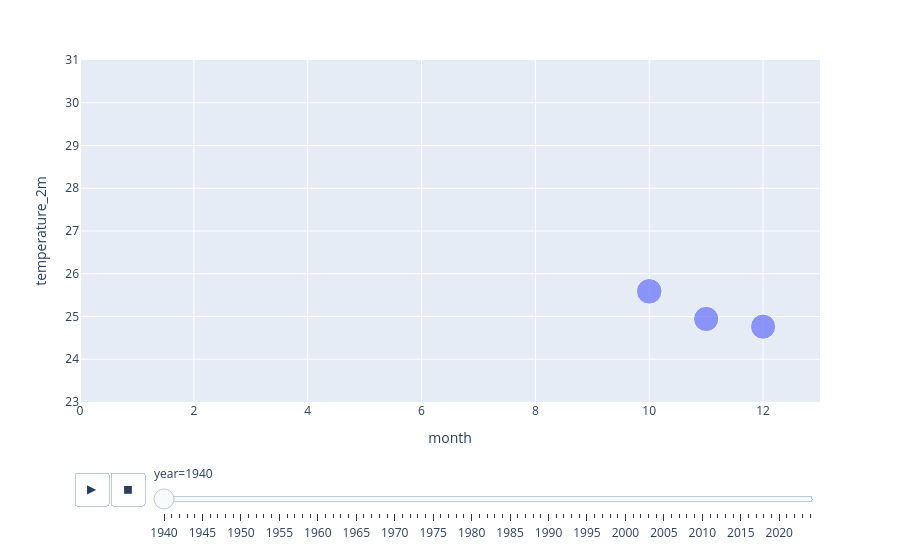

Notebook source saved alongside this figure:
### Markdown cell above
With the average temperature over the years, we can conclude to a variation of 1°C over the years but we can't really predict the degree because this variation is erratic. 

However, we can figure a tendency, not surprising given the actual news and the global warming, of a rise in the average temperatures over the years. Thanks to linear regression, the visualization is very easy.

### Code cell
fig = px.scatter(temperature_df, 'month', 'temperature_2m', size='temperature_2m', animation_frame='year', range_y=[23,31],range_x=[0,13])
fig.show()

### Figure 1 — Plotly figure (JSON) as saved in the notebook; plotly's stock layout.template omitted (floating-point values rounded to 4 significant figures)
{"data": [{"hovertemplate": "year=1940<br>month=%{x}<br>temperature_2m=%{marker.size}<extra></extra>", "legendgroup": "", "marker": {"color": "#636efa", "size": [25.59, 24.94, 24.76], "sizemode": "area", "sizeref": 0.07774, "symbol": "circle"}, "mode": "markers", "name": "", "orientation": "v", "showlegend": false, "type": "scatter", "x": [10, 11, 12], "xaxis": "x", "y": [25.59, 24.94, 24.76], "yaxis": "y"}], "layout": {"legend": {"itemsizing": "constant", "tracegroupgap": 0}, "margin": {"t": 60}, "sliders": [{"active": 0, "currentvalue": {"prefix": "year="}, "len": 0.9, "pad": {"b": 10, "t": 60}, "steps": [{"args": [["1940"], {"frame": {"duration": 0, "redraw": false}, "fromcurrent": true, "mode": "immediate", "transition": {"duration": 0, "easing": "linear"}}], "label": "1940", "method": "animate"}, {"args": [["1941"], {"frame": {"duration": 0, "redraw": false}, "fromcurrent": true, "mode": "immediate", "transition": {"duration": 0, "easing": "linear"}}], "label": "1941", "method": "animate"}, {"args": [["1942"], {"frame": {"duration": 0, "redraw": false}, "fromcurrent": true, "mode": "immediate", "transition": {"duration": 0, "easing": "linear"}}], "label": "1942", "method": "animate"}, {"args": [["1943"], {"frame": {"duration": 0, "redraw": false}, "fromcurrent": true, "mode": "immediate", "transition": {"duration": 0, "easing": "linear"}}], "label": "1943", "method": "animate"}, {"args": [["1944"], {"frame": {"duration": 0, "redraw": false}, "fromcurrent": true, "mode": "immediate", "transition": {"duration": 0, "easing": "linear"}}], "label": "1944", "method": "animate"}, {"args": [["1945"], {"frame": {"duration": 0, "redraw": false}, "fromcurrent": true, "mode": "immediate", "transition": {"duration": 0, "easing": "linear"}}], "label": "1945", "method": "animate"}, {"args": [["1946"], {"frame": {"duration": 0, "redraw": false}, "fromcurrent": true, "mode": "immediate", "transition": {"duration": 0, "easing": "linear"}}], "label": "1946", "method": "animate"}, {"args": [["1947"], {"frame": {"duration": 0, "redraw": false}, "fromcurrent": true, "mode": "immediate", "transition": {"duration": 0, "easing": "linear"}}], "label": "1947", "method": "animate"}, {"args": [["1948"], {"frame": {"duration": 0, "redraw": false}, "fromcurrent": true, "mode": "immediate", "transition": {"duration": 0, "easing": "linear"}}], "label": "1948", "method": "animate"}, {"args": [["1949"], {"frame": {"duration": 0, "redraw": false}, "fromcurrent": true, "mode": "immediate", "transition": {"duration": 0, "easing": "linear"}}], "label": "1949", "method": "animate"}, {"args": [["1950"], {"frame": {"duration": 0, "redraw": false}, "fromcurrent": true, "mode": "immediate", "transition": {"duration": 0, "easing": "linear"}}], "label": "1950", "method": "animate"}, {"args": [["1951"], {"frame": {"duration": 0, "redraw": false}, "fromcurrent": true, "mode": "immediate", "transition": {"duration": 0, "easing": "linear"}}], "label": "1951", "method": "animate"}, {"args": [["1952"], {"frame": {"duration": 0, "redraw": false}, "fromcurrent": true, "mode": "immediate", "transition": {"duration": 0, "easing": "linear"}}], "label": "1952", "method": "animate"}, {"args": [["1953"], {"frame": {"duration": 0, "redraw": false}, "fromcurrent": true, "mode": "immediate", "transition": {"duration": 0, "easing": "linear"}}], "label": "1953", "method": "animate"}, {"args": [["1954"], {"frame": {"duration": 0, "redraw": false}, "fromcurrent": true, "mode": "immediate", "transition": {"duration": 0, "easing": "linear"}}], "label": "1954", "method": "animate"}, {"args": [["1955"], {"frame": {"duration": 0, "redraw": false}, "fromcurrent": true, "mode": "immediate", "transition": {"duration": 0, "easing": "linear"}}], "label": "1955", "method": "animate"}, {"args": [["1956"], {"frame": {"duration": 0, "redraw": false}, "fromcurrent": true, "mode": "immediate", "transition": {"duration": 0, "easing": "linear"}}], "label": "1956", "method": "animate"}, {"args": [["1957"], {"frame": {"duration": 0, "redraw": false}, "fromcurrent": true, "mode": "immediate", "transition": {"duration": 0, "easing": "linear"}}], "label": "1957", "method": "animate"}, {"args": [["1958"], {"frame": {"duration": 0, "redraw": false}, "fromcurrent": true, "mode": "immediate", "transition": {"duration": 0, "easing": "linear"}}], "label": "1958", "method": "animate"}, {"args": [["1959"], {"frame": {"duration": 0, "redraw": false}, "fromcurrent": true, "mode": "immediate", "transition": {"duration": 0, "easing": "linear"}}], "label": "1959", "method": "animate"}, {"args": [["1960"], {"frame": {"duration": 0, "redraw": false}, "fromcurrent": true, "mode": "immediate", "transition": {"duration": 0, "easing": "linear"}}], "label": "1960", "method": "animate"}, {"args": [["1961"], {"frame": {"duration": 0, "redraw": false}, "fromcurrent": true, "mode": "immediate", "transition": {"duration": 0, "easing": "linear"}}], "label": "1961", "method": "animate"}, {"args": [["1962"], {"frame": {"duration": 0, "redraw": false}, "fromcurrent": true, "mode": "immediate", "transition": {"duration": 0, "easing": "linear"}}], "label": "1962", "method": "animate"}, {"args": [["1963"], {"frame": {"duration": 0, "redraw": false}, "fromcurrent": true, "mode": "immediate", "transition": {"duration": 0, "easing": "linear"}}], "label": "1963", "method": "animate"}, {"args": [["1964"], {"frame": {"duration": 0, "redraw": false}, "fromcurrent": true, "mode": "immediate", "transition": {"duration": 0, "easing": "linear"}}], "label": "1964", "method": "animate"}, {"args": [["1965"], {"frame": {"duration": 0, "redraw": false}, "fromcurrent": true, "mode": "immediate", "transition": {"duration": 0, "easing": "linear"}}], "label": "1965", "method": "animate"}, {"args": [["1966"], {"frame": {"duration": 0, "redraw": false}, "fromcurrent": true, "mode": "immediate", "transition": {"duration": 0, "easing": "linear"}}], "label": "1966", "method": "animate"}, {"args": [["1967"], {"frame": {"duration": 0, "redraw": false}, "fromcurrent": true, "mode": "immediate", "transition": {"duration": 0, "easing": "linear"}}], "label": "1967", "method": "animate"}, {"args": [["1968"], {"frame": {"duration": 0, "redraw": false}, "fromcurrent": true, "mode": "immediate", "transition": {"duration": 0, "easing": "linear"}}], "label": "1968", "method": "animate"}, {"args": [["1969"], {"frame": {"duration": 0, "redraw": false}, "fromcurrent": true, "mode": "immediate", "transition": {"duration": 0, "easing": "linear"}}], "label": "1969", "method": "animate"}, {"args": [["1970"], {"frame": {"duration": 0, "redraw": false}, "fromcurrent": true, "mode": "immediate", "transition": {"duration": 0, "easing": "linear"}}], "label": "1970", "method": "animate"}, {"args": [["1971"], {"frame": {"duration": 0, "redraw": false}, "fromcurrent": true, "mode": "immediate", "transition": {"duration": 0, "easing": "linear"}}], "label": "1971", "method": "animate"}, {"args": [["1972"], {"frame": {"duration": 0, "redraw": false}, "fromcurrent": true, "mode": "immediate", "transition": {"duration": 0, "easing": "linear"}}], "label": "1972", "method": "animate"}, {"args": [["1973"], {"frame": {"duration": 0, "redraw": false}, "fromcurrent": true, "mode": "immediate", "transition": {"duration": 0, "easing": "linear"}}], "label": "1973", "method": "animate"}, {"args": [["1974"], {"frame": {"duration": 0, "redraw": false}, "fromcurrent": true, "mode": "immediate", "transition": {"duration": 0, "easing": "linear"}}], "label": "1974", "method": "animate"}, {"args": [["1975"], {"frame": {"duration": 0, "redraw": false}, "fromcurrent": true, "mode": "immediate", "transition": {"duration": 0, "easing": "linear"}}], "label": "1975", "method": "animate"}, {"args": [["1976"], {"frame": {"duration": 0, "redraw": false}, "fromcurrent": true, "mode": "immediate", "transition": {"duration": 0, "easing": "linear"}}], "label": "1976", "method": "animate"}, {"args": [["1977"], {"frame": {"duration": 0, "redraw": false}, "fromcurrent": true, "mode": "immediate", "transition": {"duration": 0, "easing": "linear"}}], "label": "1977", "method": "animate"}, {"args": [["1978"], {"frame": {"duration": 0, "redraw": false}, "fromcurrent": true, "mode": "immediate", "transition": {"duration": 0, "easing": "linear"}}], "label": "1978", "method": "animate"}, {"args": [["1979"], {"frame": {"duration": 0, "redraw": false}, "fromcurrent": true, "mode": "immediate", "transition": {"duration": 0, "easing": "linear"}}], "label": "1979", "method": "animate"}, {"args": [["1980"], {"frame": {"duration": 0, "redraw": false}, "fromcurrent": true, "mode": "immediate", "transition": {"duration": 0, "easing": "linear"}}], "label": "1980", "method": "animate"}, {"args": [["1981"], {"frame": {"duration": 0, "redraw": false}, "fromcurrent": true, "mode": "immediate", "transition": {"duration": 0, "easing": "linear"}}], "label": "1981", "method": "animate"}, {"args": [["1982"], {"frame": {"duration": 0, "redraw": false}, "fromcurrent": true, "mode": "immediate", "transition": {"duration": 0, "easing": "linear"}}], "label": "1982", "method": "animate"}, {"args": [["1983"], {"frame": {"duration": 0, "redraw": false}, "fromcurrent": true, "mode": "immediate", "transition": {"duration": 0, "easing": "linear"}}], "label": "1983", "method": "animate"}, {"args": [["1984"], {"frame": {"duration": 0, "redraw": false}, "fromcurrent": true, "mode": "immediate", "transition": {"duration": 0, "easing": "linear"}}], "label": "1984", "method": "animate"}, {"args": [["1985"], {"frame": {"duration": 0, "redraw": false}, "fromcurrent": true, "mode": "immediate", "transition": {"duration": 0, "easing": "linear"}}], "label": "1985", "method": "animate"}, {"args": [["1986"], {"frame": {"duration": 0, "redraw": false}, "fromcurrent": true, "mode": "immediate", "transition": {"duration": 0, "easing": "linear"}}], "label": "1986", "method": "animate"}, {"args": [["1987"], {"frame": {"duration": 0, "redraw": false}, "fromcurrent": true, "mode": "immediate", "transition": {"duration": 0, "easing": "linear"}}], "label": "1987", "method": "animate"}, {"args": [["1988"], {"frame": {"duration": 0, "redraw": false}, "fromcurrent": true, "mode": "immediate", "transition": {"duration": 0, "easing": "linear"}}], "label": "1988", "method": "animate"}, {"args": [["1989"], {"frame": {"duration": 0, "redraw": false}, "fromcurrent": true, "mode": "immediate", "transition": {"duration": 0, "easing": "linear"}}], "label": "1989", "method": "animate"}, {"args": [["1990"], {"frame": {"duration": 0, "redraw": false}, "fromcurrent": true, "mode": "immediate", "transition": {"duration": 0, "easing": "linear"}}], "label": "1990", "method": "animate"}, {"args": [["1991"], {"frame": {"duration": 0, "redraw": false}, "fromcurrent": true, "mode": "immediate", "transition": {"duration": 0, "easing": "linear"}}], "label": "1991", "method": "animate"}, {"args": [["1992"], {"frame": {"duration": 0, "redraw": false}, "fromcurrent": true, "mode": "immediate", "transition": {"duration": 0, "easing": "linear"}}], "label": "1992", "method": "animate"}, {"args": [["1993"], {"frame": {"duration": 0, "redraw": false}, "fromcurrent": true, "mode": "immediate", "transition": {"duration": 0, "easing": "linear"}}], "label": "1993", "method": "animate"}, {"args": [["1994"], {"frame": {"duration": 0, "redraw": false}, "fromcurrent": true, "mode": "immediate", "transition": {"duration": 0, "easing": "linear"}}], "label": "1994", "method": "animate"}, {"args": [["1995"], {"frame": {"duration": 0, "redraw": false}, "fromcurrent": true, "mode": "immediate", "transition": {"duration": 0, "easing": "linear"}}], "label": "1995", "method": "animate"}, {"args": [["1996"], {"frame": {"duration": 0, "redraw": false}, "fromcurrent": true, "mode": "immediate", "transition": {"duration": 0, "easing": "linear"}}], "label": "1996", "method": "animate"}, {"args": [["1997"], {"frame": {"duration": 0, "redraw": false}, "fromcurrent": true, "mode": "immediate", "transition": {"duration": 0, "easing": "linear"}}], "label": "1997", "method": "animate"}, {"args": [["1998"], {"frame": {"duration": 0, "redraw": false}, "fromcurrent": true, "mode": "immediate", "transition": {"duration": 0, "easing": "linear"}}], "label": "1998", "method": "animate"}, {"args": [["1999"], {"frame": {"duration": 0, "redraw": false}, "fromcurrent": true, "mode": "immediate", "transition": {"duration": 0, "easing": "linear"}}], "label": "1999", "method": "animate"}, {"args": [["2000"], {"frame": {"duration": 0, "redraw": false}, "fromcurrent": true, "mode": "immediate", "transition": {"duration": 0, "easing": "linear"}}], "label": "2000", "method": "animate"}, {"args": [["2001"], {"frame": {"duration": 0, "redraw": false}, "fromcurrent": true, "mode": "immediate", "transition": {"duration": 0, "easing": "linear"}}], "label": "2001", "method": "animate"}, {"args": [["2002"], {"frame": {"duration": 0, "redraw": false}, "fromcurrent": true, "mode": "immediate", "transition": {"duration": 0, "easing": "linear"}}], "label": "2002", "method": "animate"}, {"args": [["2003"], {"frame": {"duration": 0, "redraw": false}, "fromcurrent": true, "mode": "immediate", "transition": {"duration": 0, "easing": "linear"}}], "label": "2003", "method": "animate"}, {"args": [["2004"], {"frame": {"duration": 0, "redraw": false}, "fromcurrent": true, "mode": "immediate", "transition": {"duration": 0, "easing": "linear"}}], "label": "2004", "method": "animate"}, {"args": [["2005"], {"frame": {"duration": 0, "redraw": false}, "fromcurrent": true, "mode": "immediate", "transition": {"duration": 0, "easing": "linear"}}], "label": "2005", "method": "animate"}, {"args": [["2006"], {"frame": {"duration": 0, "redraw": false}, "fromcurrent": true, "mode": "immediate", "transition": {"duration": 0, "easing": "linear"}}], "label": "2006", "method": "animate"}, {"args": [["2007"], {"frame": {"duration": 0, "redraw": false}, "fromcurrent": true, "mode": "immediate", "transition": {"duration": 0, "easing": "linear"}}], "label": "2007", "method": "animate"}, {"args": [["2008"], {"frame": {"duration": 0, "redraw": false}, "fromcurrent": true, "mode": "immediate", "transition": {"duration": 0, "easing": "linear"}}], "label": "2008", "method": "animate"}, {"args": [["2009"], {"frame": {"duration": 0, "redraw": false}, "fromcurrent": true, "mode": "immediate", "transition": {"duration": 0, "easing": "linear"}}], "label": "2009", "method": "animate"}, {"args": [["2010"], {"frame": {"duration": 0, "redraw": false}, "fromcurrent": true, "mode": "immediate", "transition": {"duration": 0, "easing": "linear"}}], "label": "2010", "method": "animate"}, {"args": [["2011"], {"frame": {"duration": 0, "redraw": false}, "fromcurrent": true, "mode": "immediate", "transition": {"duration": 0, "easing": "linear"}}], "label": "2011", "method": "animate"}, {"args": [["2012"], {"frame": {"duration": 0, "redraw": false}, "fromcurrent": true, "mode": "immediate", "transition": {"duration": 0, "easing": "linear"}}], "label": "2012", "method": "animate"}, {"args": [["2013"], {"frame": {"duration": 0, "redraw": false}, "fromcurrent": true, "mode": "immediate", "transition": {"duration": 0, "easing": "linear"}}], "label": "2013", "method": "animate"}, {"args": [["2014"], {"frame": {"duration": 0, "redraw": false}, "fromcurrent": true, "mode": "immediate", "transition": {"duration": 0, "easing": "linear"}}], "label": "2014", "method": "animate"}, {"args": [["2015"], {"frame": {"duration": 0, "redraw": false}, "fromcurrent": true, "mode": "immediate", "transition": {"duration": 0, "easing": "linear"}}], "label": "2015", "method": "animate"}, {"args": [["2016"], {"frame": {"duration": 0, "redraw": false}, "fromcurrent": true, "mode": "immediate", "transition": {"duration": 0, "easing": "linear"}}], "label": "2016", "method": "animate"}, {"args": [["2017"], {"frame": {"duration": 0, "redraw": false}, "fromcurrent": true, "mode": "immediate", "transition": {"duration": 0, "easing": "linear"}}], "label": "2017", "method": "animate"}, {"args": [["2018"], {"frame": {"duration": 0, "redraw": false}, "fromcurrent": true, "mode": "immediate", "transition": {"duration": 0, "easing": "linear"}}], "label": "2018", "method": "animate"}, {"args": [["2019"], {"frame": {"duration": 0, "redraw": false}, "fromcurrent": true, "mode": "immediate", "transition": {"duration": 0, "easing": "linear"}}], "label": "2019", "method": "animate"}, {"args": [["2020"], {"frame": {"duration": 0, "redraw": false}, "fromcurrent": true, "mode": "immediate", "transition": {"duration": 0, "easing": "linear"}}], "label": "2020", "method": "animate"}, {"args": [["2021"], {"frame": {"duration": 0, "redraw": false}, "fromcurrent": true, "mode": "immediate", "transition": {"duration": 0, "easing": "linear"}}], "label": "2021", "method": "animate"}, {"args": [["2022"], {"frame": {"duration": 0, "redraw": false}, "fromcurrent": true, "mode": "immediate", "transition": {"duration": 0, "easing": "linear"}}], "label": "2022", "method": "animate"}, {"args": [["2023"], {"frame": {"duration": 0, "redraw": false}, "fromcurrent": true, "mode": "immediate", "transition": {"duration": 0, "easing": "linear"}}], "label": "2023", "method": "animate"}, {"args": [["2024"], {"frame": {"duration": 0, "redraw": false}, "fromcurrent": true, "mode": "immediate", "transition": {"duration": 0, "easing": "linear"}}], "label": "2024", "method": "animate"}], "x": 0.1, "xanchor": "left", "y": 0, "yanchor": "top"}], "updatemenus": [{"buttons": [{"args": [null, {"frame": {"duration": 500, "redraw": false}, "fromcurrent": true, "mode": "immediate", "transition": {"duration": 500, "easing": "linear"}}], "label": "&#9654;", "method": "animate"}, {"args": [[null], {"frame": {"duration": 0, "redraw": false}, "fromcurrent": true, "mode": "immediate", "transition": {"duration": 0, "easing": "linear"}}], "label": "&#9724;", "method": "animate"}], "direction": "left", "pad": {"r": 10, "t": 70}, "showactive": false, "type": "buttons", "x": 0.1, "xanchor": "right", "y": 0, "yanchor": "top"}], "xaxis": {"anchor": "y", "domain": [0, 1], "range": [0, 13], "title": {"text": "month"}}, "yaxis": {"anchor": "x", "domain": [0, 1], "range": [23, 31], "title": {"text": "temperature_2m"}}}}
